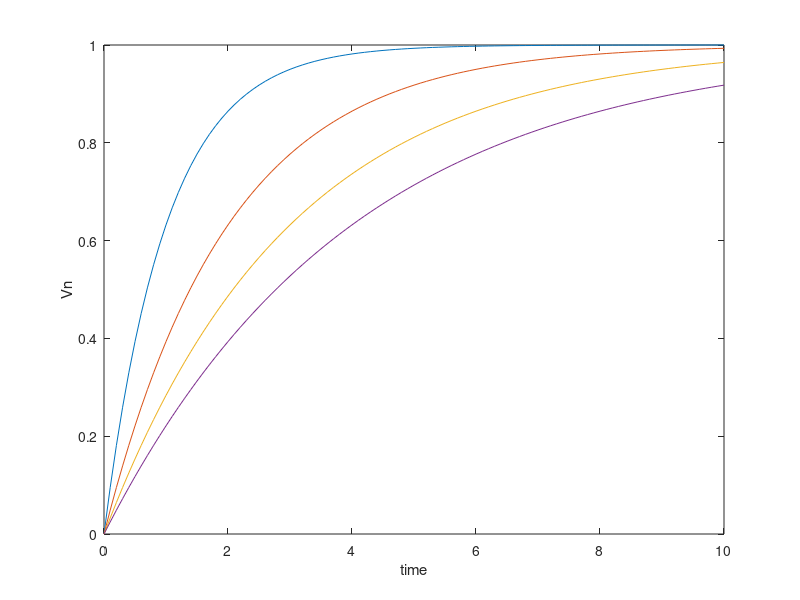

Reproduce this figure in MATLAB.
time=0:0.1:10;
tau1=1;
tau2=2;
tau3=3;
tau4=4;
V1=1-exp(-time/tau1);
V2=1-exp(-time/tau2);
V3=1-exp(-time/tau3);
V4=1-exp(-time/tau4);
plot(time,V1,time,V2,time,V3,time,V4),xlabel('time'),ylabel('Vn')